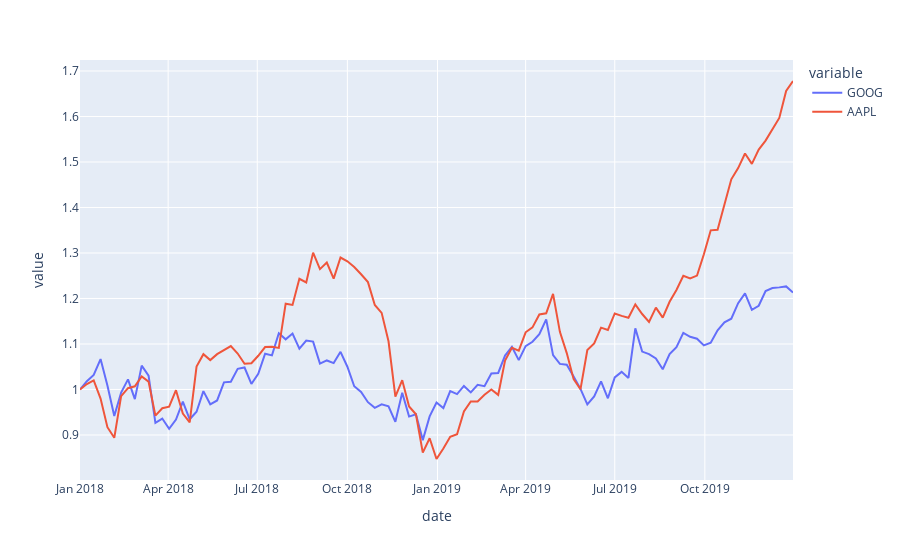

Notebook code for this chart:
### Code cell
px.line(df_stocks, x='date', y=['GOOG', 'AAPL'], labels={'x': 'Date', 'y': 'Price'})
